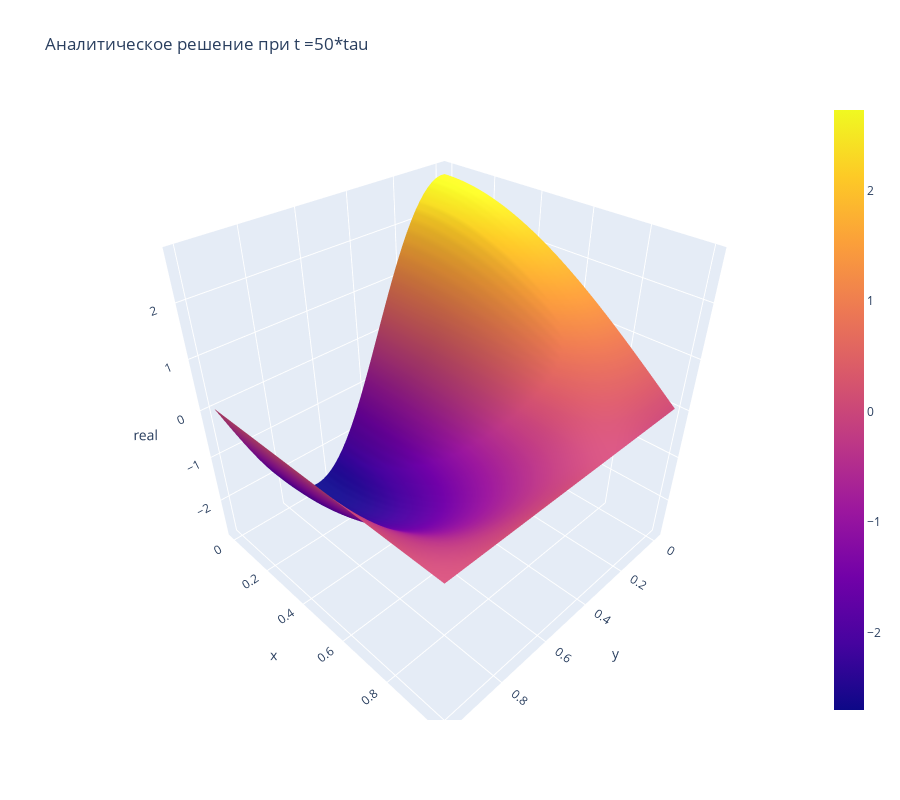

The cell this chart's notebook holds for it:
### Markdown cell above
![image.png](attachment:image.png)

### Code cell
fig1.show()
